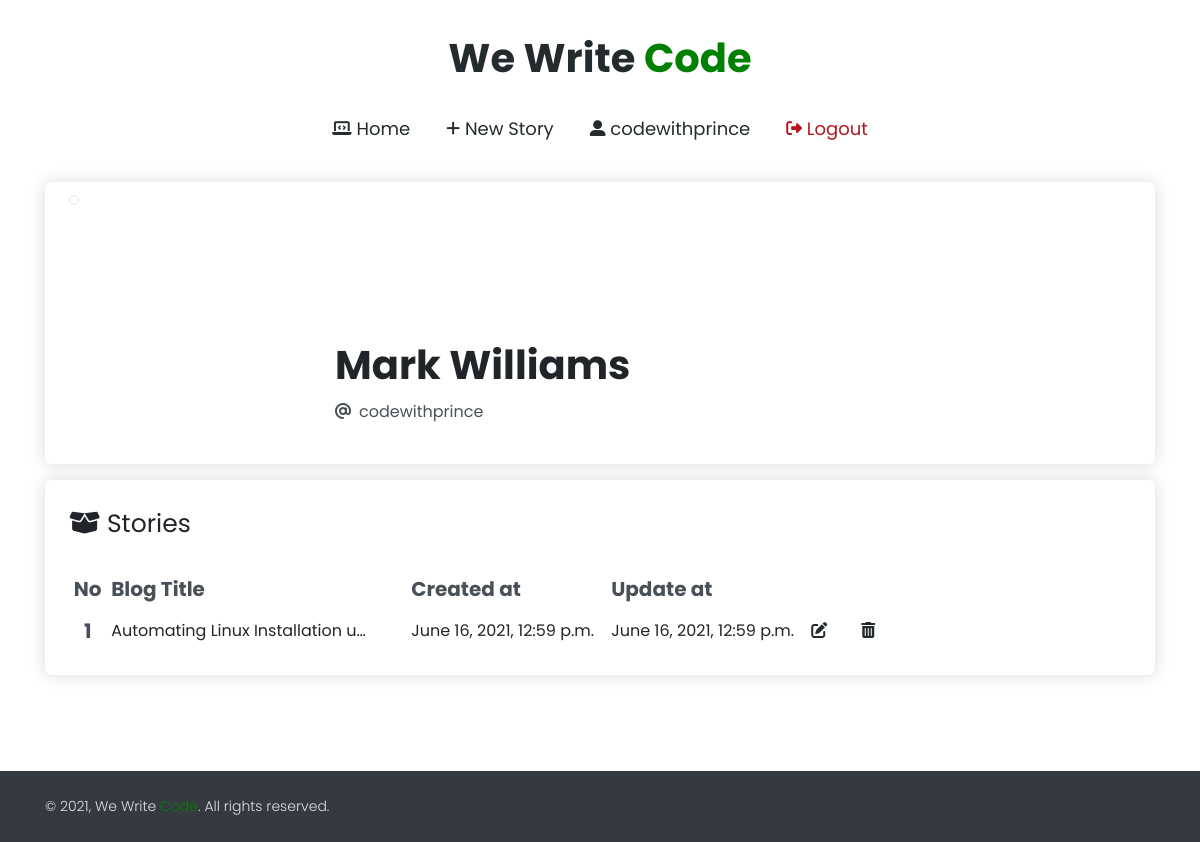
Before: /accounts/profile/ (signed in) with the older database file.
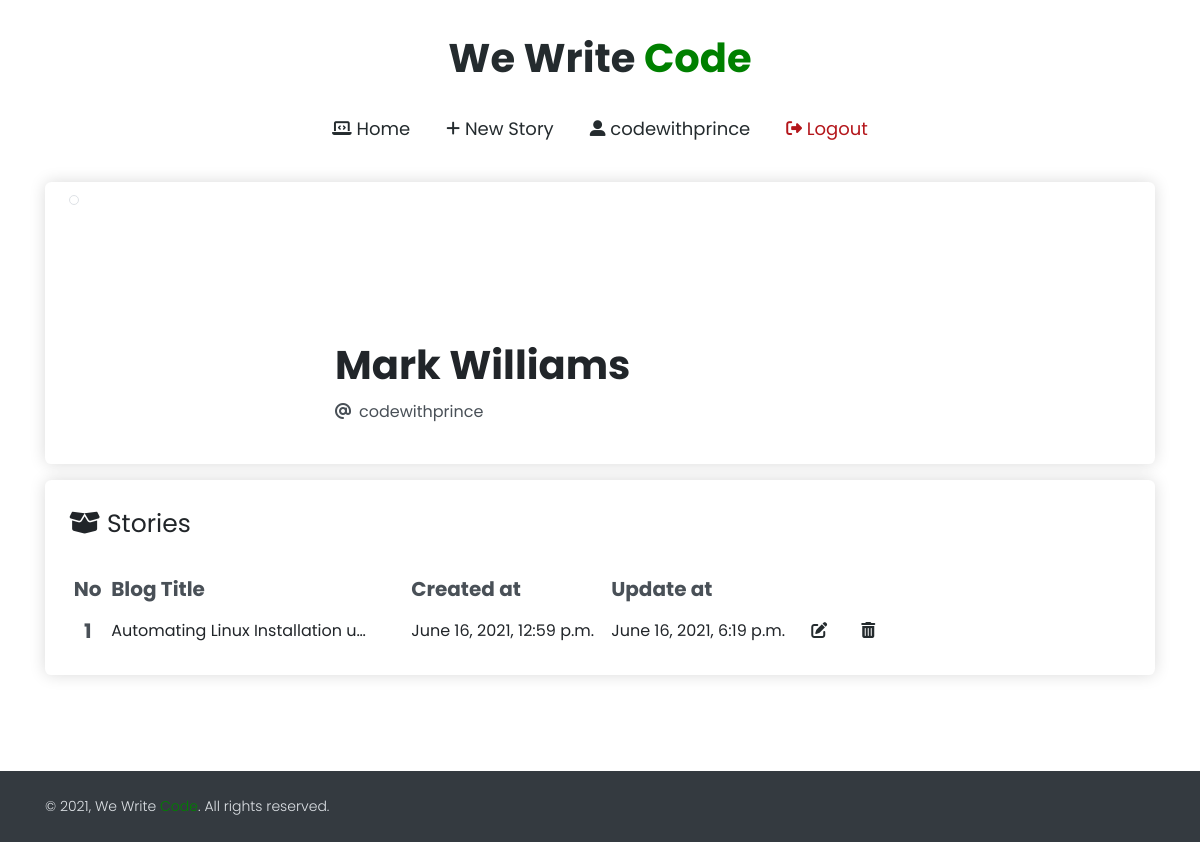
After: the same page with the newer database file.
### Home/models.py (models this page shows, shortened)
class BlogModel(models.Model):
    user = models.ForeignKey(User, blank=True, null=True, on_delete=models.CASCADE)
    title = models.CharField(max_length=1000)
    subtitle = models.CharField(max_length=1000, blank=True, null=True, default='')
    content = FroalaField()
    slug = models.SlugField(max_length=1000, null=True, blank=True)
    image = models.ImageField(upload_to="BlogImage")
    created_at = models.DateTimeField(auto_now_add=True)
    update_at = models.DateTimeField(auto_now=True)

### Accounts/views.py (the view)
# urls.py: path('profile/', profile_view, name="profile"),
@login_required(login_url='login_view')
def profile_view(request):
    data = {}
    try:
        blogs = BlogModel.objects.filter(user = request.user)
        data = {'all_blogs' : blogs}
    except Exception as e:
        print(e)
    return render(request, "accounts/profile.html",data)

### templates/accounts/profile.html
{% extends 'base.html' %}
{% load static %}
{% block content %}
<div class="container">
    <div class="bg-white shadow rounded overflow-hidden" >
        <div class="px-4 pt-0 pb-4 cover">
            <div class="media align-items-end profile-head">
                <div class="profile mr-3 profile-image mt-2">
                    <img class="rounded-circle mb-2 img-thumbnail" src="https://bootdey.com/img/Content/avatar/avatar1.png" alt="">
                </div>
                <div>
                    <h1>Mark Williams</h1>
                    <p class="text-gray-700 text-md"> <i class="fas fa-at mr-2"></i>{{request.user.username}}</p>
                </div>
            </div>
        </div>
    </div>
    <div class="mt-3 mb-6 bg-white shadow rounded overflow-hidden" >
        <div class="px-4 pt-0 pb-4 cover">
            <div class="mt-4 mb-4"><a class="atag" style="font-size: 25px;"><i class="fas fa-box-open"></i> Stories</a></div>
            <div class="table-responsive-lg">
                <table class="table-sm table-hover">
                    <thead class="text-gray-700 text-lg">
                        <tr>
                        <th scope="col"> No</th>
                        <th  style="width: 300px;" scope="col"> Blog Title</th>
                        <th  style=" width: 200px;"  scope="col"> Created at</th>
                        <th  style=" width: 200px;" scope="col"> Update at</th>
                        <th  style=" width: 50px;" scope="col"></th>
                        <th  style=" width: 50px;" scope="col"></th>
                        </tr>
                    </thead>
                    <tbody>
                        {% for blog in all_blogs %}
                        <tr>
                        <th class=" text-center text-gray-700 text-lg" scope="row">{{forloop.counter}}</th>
                        <td>{{blog.title|truncatechars:32}}</td>
                        <td>{{blog.created_at}}</td>
                        <td>{{blog.update_at}}</td>
                        <td>
                            <a id="confirm-update" href="{% url 'update_blog' blog.slug %}" class="fas fa-edit fa-md"></a>
                        </td>
                        <td>
                            <a id="confirm-delete" class="fas fa-trash-alt fa-md" href="{% url 'delete_blog' blog.id %}" ></a>
                        </td>
                        </tr>
                        {% endfor %}
                    </tbody>
                </table>
            </div>
        </div>
    </div>
</div>
{% endblock %}

Changed rows visible on the page:
changed BlogModel "Automating Linux Installation u…": update_at "June 16, 2021, 12:59 p.m." → "June 16, 2021, 6:19 p.m."
